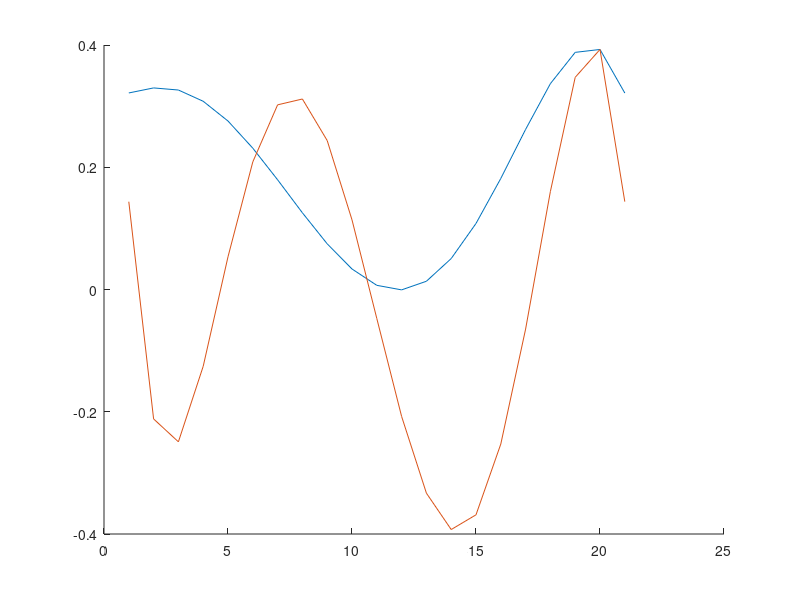

This figure's MATLAB source:
clear
load('1_mat.mat')
x1=states{1}.x;
load('2_mat.mat')
x2=states{1}.x;

figure
hold on
plot(1:21,x1(3,:))
plot(1:21,-x2(3,:))
hold off